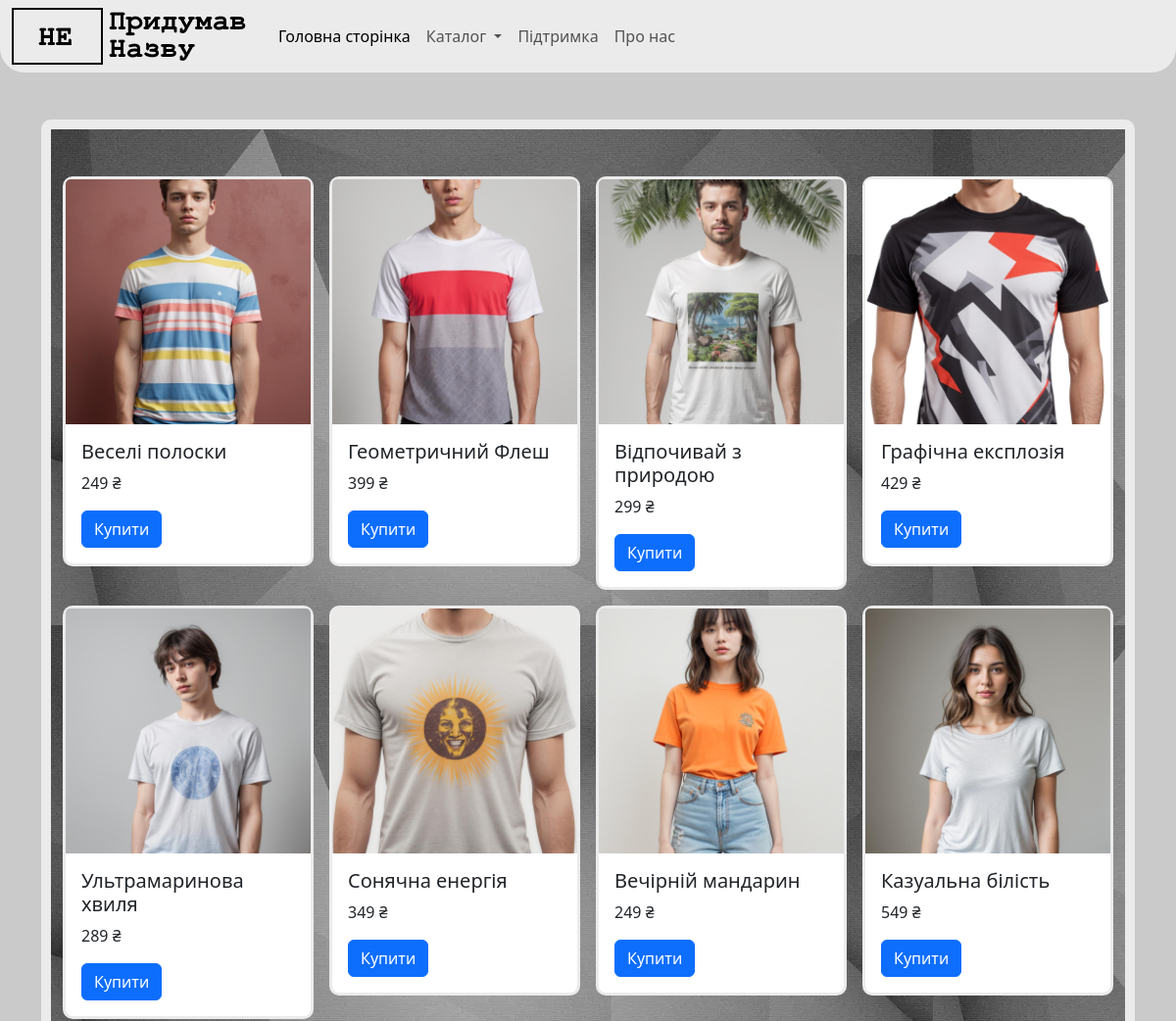
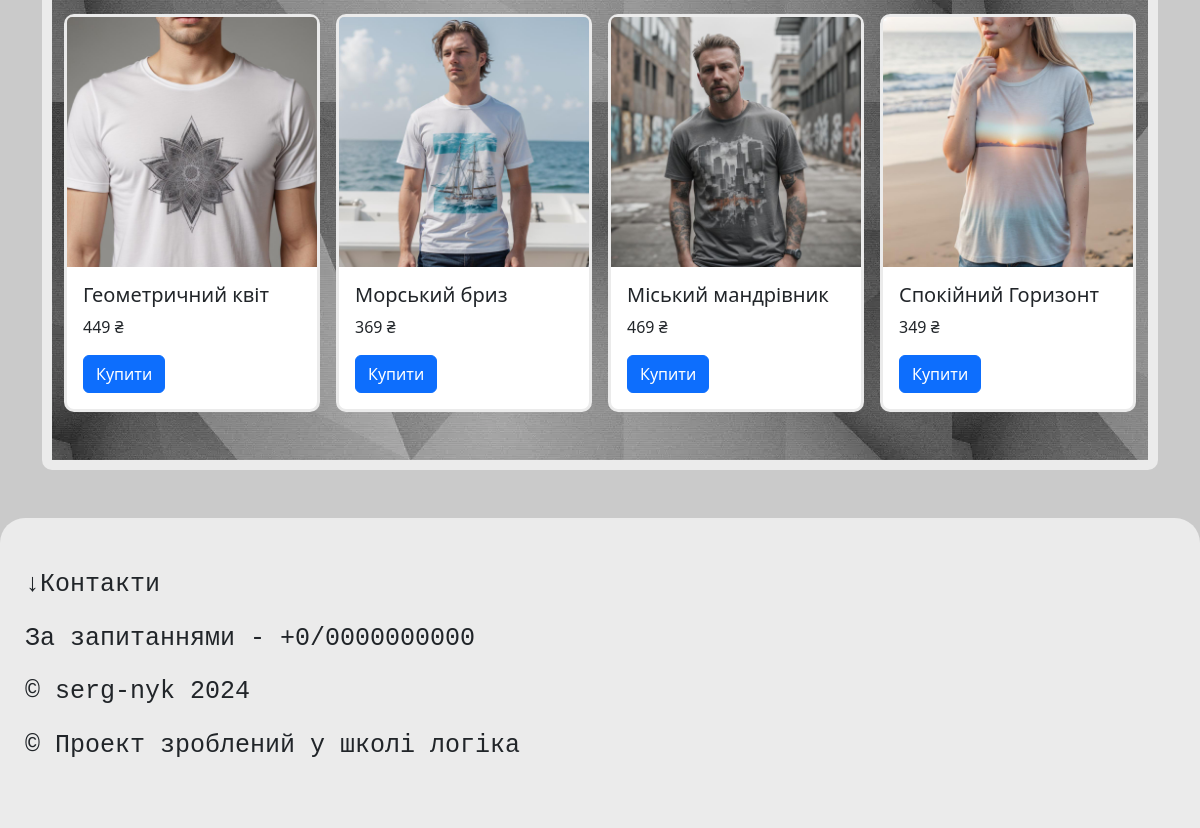
Screenshot of /catalog/2 with the database file from the repository (2 pictures, top to bottom).
### tables this page shows
CREATE TABLE "products" (
	"id"	INTEGER,
	"title"	TEXT NOT NULL,
	"description"	TEXT DEFAULT 'This product has no description / Цей продукт не має опису',
	"image"	TEXT,
	"date"	INTEGER DEFAULT CURRENT_TIMESTAMP,
	"category_id"	INTEGER,
	"price"	INTEGER,
	FOREIGN KEY("category_id") REFERENCES "categories"("id"),
	PRIMARY KEY("id" AUTOINCREMENT)
);

### main.py (the view)
@app.route("/catalog/<category_id>")
def catalog(category_id):
    categories = db.get_all_categories()
    products = db.get_products_by_category(category_id)
    return render_template("catalog-clothes.html", title = "Каталог", categories = categories, products = products)

### sql_queries.py (called while the page is built)
    def open(self):
        self.connection = sqlite3.connect(self.dbname) # Підключаємося до бази даних
        self.cursor = self.connection.cursor()

    def close(self):
        self.cursor.close()
        self.connection.close()

    def get_products_by_category(self, category_id):
        self.open()
        self.cursor.execute('''SELECT * FROM products WHERE "category_id"=?''', [category_id])
        data = self.cursor.fetchall()
        self.close()
        return data

    def get_all_categories(self):
        self.open()
        self.cursor.execute("SELECT * FROM categories")
        data = self.cursor.fetchall()
        self.close()
        return data

### templates/catalog-clothes.html
{% extends 'base_template.html' %} {% block content %}
<div class="container py-5">
  <div class="container py-5 product-img" style="background-image: url('/static/img/background.jpg')" >
    <div class="row row-cols-1 row-cols-md-2 row-cols-lg-3 row-cols-xl-4 g-3">
      {% for product in products %}
      <div class="col">{% include 'shop_post_card.html' %}</div>
      {% endfor %}
    </div>
  </div>
</div>
{% endblock content %}

### templates/shop_post_card.html (shortened to what this page needs)
<div class="card small-outline" style="max-width: 18rem">
  <img
    src="{{ url_for('static', filename='img/'+product[3]) }}"
    class="card-img-top"
    alt="..."
  />
  <div class="card-body">
    <h5 class="card-title">{{product[1]}}</h5>
    <p class="card-text">{{product[6]}} ₴</p>
    <a
      href="{{ url_for('product', product_id = product[0]) }}"
      class="btn btn-primary"
      >Купити</a
    >
  </div>
</div>

### static/style.css (style rules this page uses)
body { background: #cacaca; }
.product-img { border: 10px solid #ebebeb; border-radius: 10px; }
.small-outline { border: 3px solid #ebebeb; border-radius: 10px; }

### rows the page displays
products: image (picture), title "Веселі полоски", price "249"
products: image (picture), title "Геометричний Флеш", price "399"
products: image (picture), title "Відпочивай з природою", price "299"
products: image (picture), title "Графічна експлозія", price "429"
products: image (picture), title "Ультрамаринова хвиля", price "289"
products: image (picture), title "Сонячна енергія", price "349"
products: image (picture), title "Вечірній мандарин", price "249"
products: image (picture), title "Казуальна білість", price "549"
products: image (picture), title "Геометричний квіт", price "449"
products: image (picture), title "Морський бриз", price "369"
products: image (picture), title "Міський мандрівник", price "469"
products: image (picture), title "Спокійний Горизонт", price "349"
